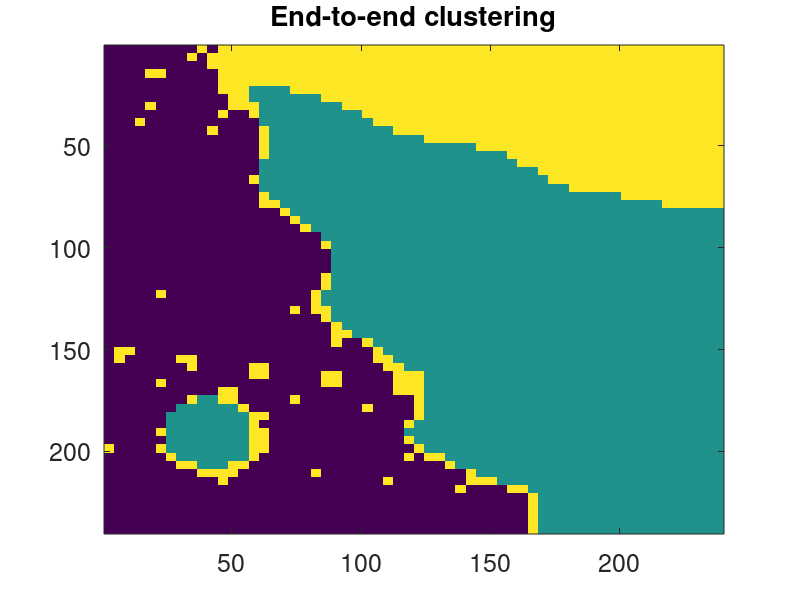
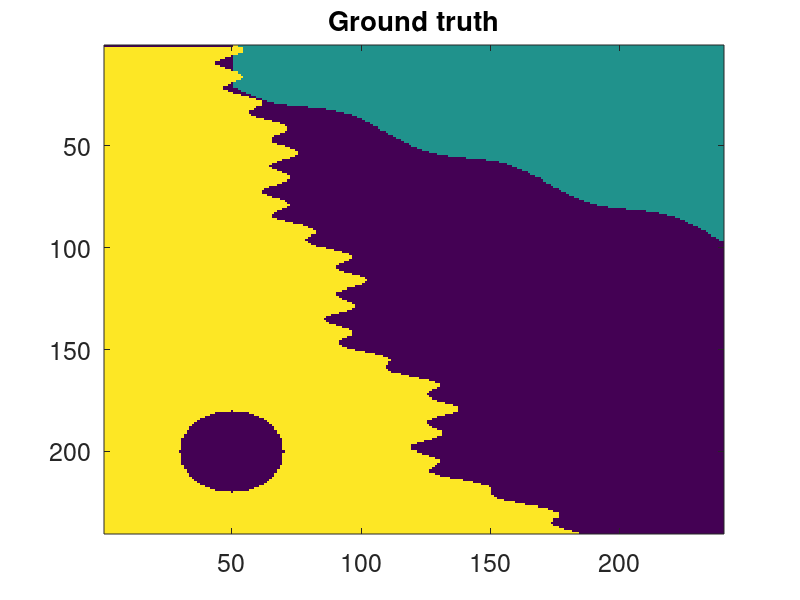
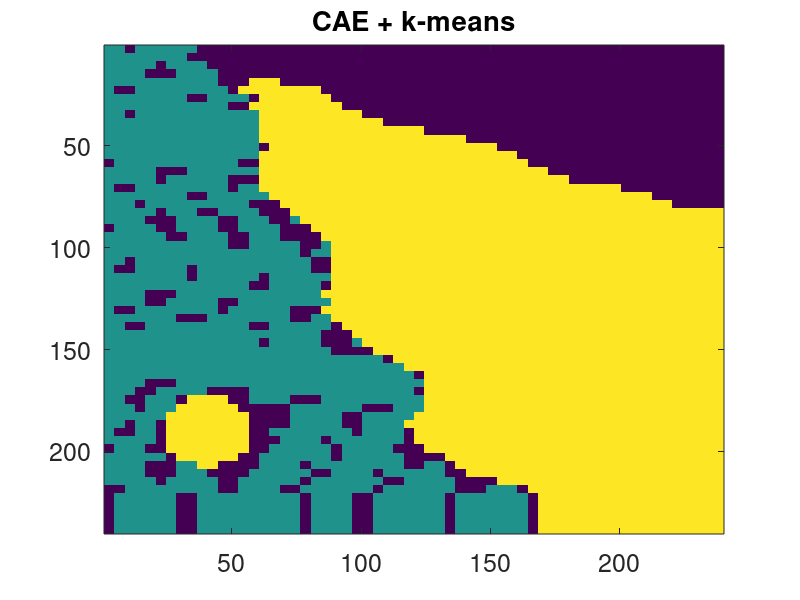

MATLAB code to generate these figures, in order:
%Here, network outputs (CAE + k-means, and end-to-end clustering) are 
% processed to produce segmentation images, and to enable calculation of 
% segmentation quality scores. 
%The code used to produce spectral k-means segmentation image is als 
% included but commented out, as the original input image 
% ('train_set_parsed.mat') could not be included in the repo. Though, 
% the repo does contain a previously generated
% segmentation image 'spec_kmeans.mat'

close all
clear
clc

%% Reconstruct end-to-end segmentation map
%load network output (cluster ID assigned to 3136 input patches)
load('cluster_out_train.mat')

%Convert labels into 20x20 patches
blank_patches = ones(3136,20,20,'single');%50000
cluster_ID_patches = squeeze(single(cluster_out_train(:))).*blank_patches;

%Reconstruct segmentation map
counter = 0;
for j = 20:4:240
    for i = 20:4:240
        counter= counter+1
        output(i-19:i,j-19:j) = cluster_ID_patches(counter,:,:);
    end
end
figure
imagesc(squeeze(output(:,:)))
set(gca,'Fontsize',18)
title('End-to-end clustering')
%Flatten to 1D array
output = output(:);
save('end_to_end.mat','output')

%% Ground truth segmentation map
%Load ground truth segmentation map
load('gt_end_to_end.mat')
figure
imagesc(squeeze(mat(:,:)))
set(gca,'Fontsize',18)
title('Ground truth')
%Flatten to 1D array
ground_truth = mat(:);
save('gt_image.mat','ground_truth')

%% Reconstruct CAE k-means segmentation image
clear output
% load latent vectors produced from pretrained CAE for all 3136 patches
load('encoded_imgs_pretrain.mat')
% cluster all latent vectors
idx = kmeans(encoded_imgs_pretrain,3);
%Convert labels into 20x20 patches
blank_patches = ones(3136,20,20,'single');%50000
cluster_ID_patches = squeeze(single(idx)).*blank_patches;

%Reconstruct segmentation image
counter = 0;
for j = 20:4:240
    for i = 20:4:240
        counter= counter+1
        output(i-19:i,j-19:j) = cluster_ID_patches(counter,:,:);
    end
end
figure
imagesc(squeeze(output(:,:)))
set(gca,'Fontsize',18)
title('CAE + k-means')
cae_kmeans = output;
%flatten into 1D array
cae_kmeans = cae_kmeans(:);
save('cae_kmeans.mat','cae_kmeans')

%% Spectral k-means segmentation image
%{
%
% NOTE: this section is commented out, as repo can't store train_set_parsed.mat
% HOWEVER, previously generated spec_kmeans.mat is included in the repo
%
%load HSI patches
load('train_set_parsed.mat')
%reconstruct HSI
clear output
counter = 0;
for j = 20:4:240
    for i = 20:4:240
        counter= counter+1
        output(i-19:i,j-19:j,:) = train_set_parsed(counter,:,:,:);
    end
end


%acquire all spectra from HSI
test_set_whole_reshaped = reshape(output,[],800);
%perform k-means clustering
idx = kmeans(double(test_set_whole_reshaped),3);
idx = reshape(idx,240,240);
figure
imagesc(squeeze(idx))
set(gca,'Fontsize',18)
title('Spectral k-means: 3 clusters')
%flatten into 1D array
spec_kmeans = idx;
spec_kmeans = spec_kmeans(:);

 save('spec_kmeans.mat','spec_kmeans')
%}